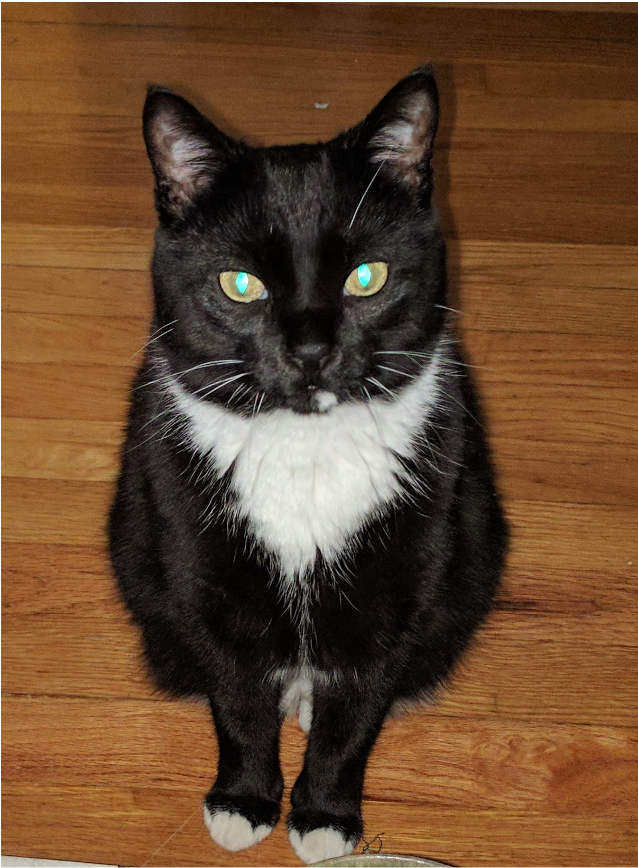
#> input picture hide_image.png, 638 x 868 px
$ python shift_color.py hide_image.png altered_py.png
#> lines starting #> are read from the running program, lines starting #| are printed output that depends on the picture
import numpy as np
import imageio
import sys
if __name__ == "__main__":
    img = imageio.imread(sys.argv[1])
#> img is the input picture: shape (868, 638, 4); mean R, G, B, A 101.7, 71, 45.4, 253.8
    height, width, channels = img.shape
#> height = 868; width = 638; channels = 4
    print("Height:", height, "Width:", width, "Number of Channels:", channels)
#| Height: 868 Width: 638 Number of Channels: 4

    if sys.argv[2] == 'r':
        for r in range(height):
            for c in range(width):
                img[r, c][0] = img[r, c, 0]
                img[r, c][1] = 120
                img[r, c][2] = 0
    elif sys.argv[2] == 'g':
        for r in range(height):
            for c in range(width):
                img[r, c][0] = 120
                img[r, c][1] = img[r, c, 1]
                img[r, c][2] = 0
    else:
        for r in range(height):
            for c in range(width):
                img[r, c][0] = 120
                img[r, c][1] = 0
                img[r, c][2] = img[r, c, 2]
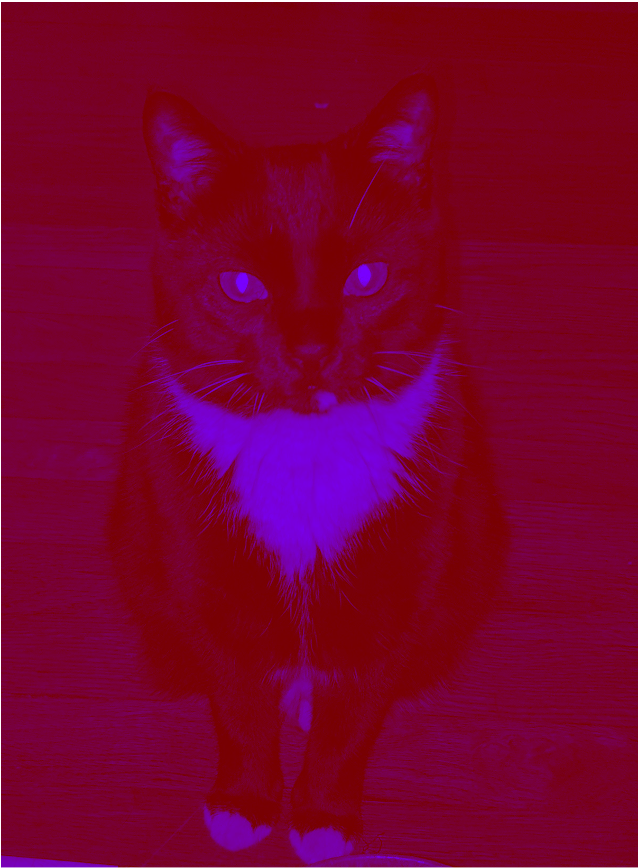
#> img: shape (868, 638, 4); mean R, G, B, A 120, 0, 45.4, 253.8; transparent parts drawn white
imageio.imwrite("ColorShift/"+sys.argv[2]+"_"+sys.argv[1][7:], img)
